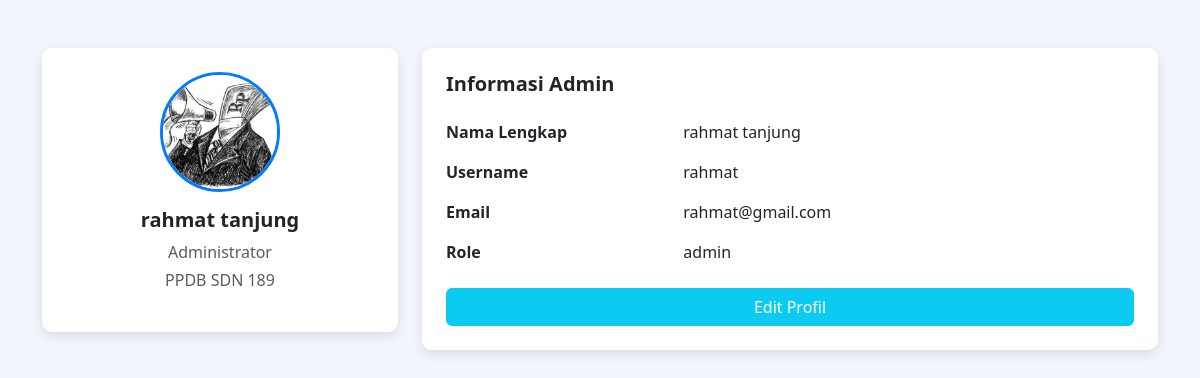
/mandiri/admin_pages/admin_profile.php (signed in), run on the app's committed database.
### tables this page shows
CREATE TABLE IF NOT EXISTS `users` (
  `id` int NOT NULL AUTO_INCREMENT,
  `username` varchar(50) NOT NULL,
  `password` varchar(255) NOT NULL,
  `email` varchar(100) DEFAULT NULL,
  `nama` varchar(100) DEFAULT NULL,
  `role` enum('admin','siswa') DEFAULT 'siswa',
  `foto` varchar(255) DEFAULT NULL,
  PRIMARY KEY (`id`),
  UNIQUE KEY `username` (`username`),
  UNIQUE KEY `email` (`email`)
);

### mandiri/admin_pages/admin_profile.php (the view, shortened to what this page needs)
<?php
require_once __DIR__ . '/../db.php';
$admin_id = $_SESSION['user']['id'];
$stmt = $koneksi->prepare("SELECT * FROM users WHERE id = ?");
$stmt->bind_param("i", $admin_id);
$stmt->execute();
$data = $stmt->get_result()->fetch_assoc();
?>
<!DOCTYPE html>
<html lang="id">
<head>
    <link href="https://cdn.jsdelivr.net/npm/bootstrap@5.3.0/dist/css/bootstrap.min.css" rel="stylesheet">
</head>
<body>
    <div class="container py-5">
        <div class="row">
            <div class="col-md-4">
                <div class="card text-center p-4">
                    <img src="<?= !empty($data['foto']) ? '../upload_admin/' . htmlspecialchars($data['foto']) : '../assets/default-user.png' ?>"
                        class="profile-img mx-auto mb-3" alt="Foto Admin">
                    <h5 class="fw-bold"><?= htmlspecialchars($data['nama']) ?></h5>
                    <p class="text-muted mb-1">Administrator</p>
                    <p class="text-muted">PPDB SDN 189</p>
                </div>
            </div>
            <div class="col-md-8">
                <div class="card p-4">
                    <h5 class="mb-4 fw-bold">Informasi Admin</h5>
                    <div class="row mb-3">
                        <div class="col-sm-4 fw-semibold">Nama Lengkap</div>
                        <div class="col-sm-8"><?= htmlspecialchars($data['nama']) ?></div>
                    </div>
                    <div class="row mb-3">
                        <div class="col-sm-4 fw-semibold">Username</div>
                        <div class="col-sm-8"><?= htmlspecialchars($data['username']) ?></div>
                    </div>
                    <div class="row mb-3">
                        <div class="col-sm-4 fw-semibold">Email</div>
                        <div class="col-sm-8"><?= htmlspecialchars($data['email']) ?: 'Belum diisi' ?></div>
                    </div>
                    <div class="row mb-4">
                        <div class="col-sm-4 fw-semibold">Role</div>
                        <div class="col-sm-8"><?= htmlspecialchars($data['role']) ?></div>
                    </div>
                    <button class="btn btn-info text-white" data-bs-toggle="modal" data-bs-target="#modalEditProfil">Edit Profil</button>
                </div>
            </div>
        </div>
    </div>
</body>
</html>

### mandiri/admin_pages/admin_profile.php (style rules this page uses)
body { background-color: #f2f6fc; }
.card { border: none; border-radius: 10px; box-shadow: 0 4px 12px rgba(0, 0, 0, 0.1); }
.profile-img { width: 120px; height: 120px; object-fit: cover; border-radius: 50%; border: 3px solid #007bff; }

### data on the page
users: foto (picture), nama "rahmat tanjung", username "rahmat", email "rahmat@gmail.com", role "admin"
